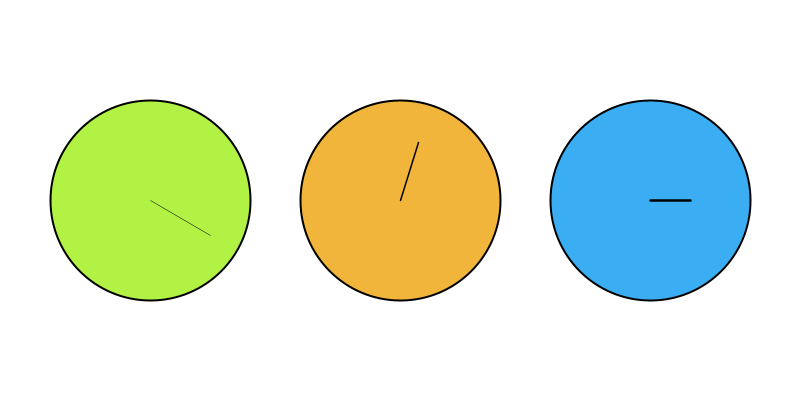
Frame 1 (no input)
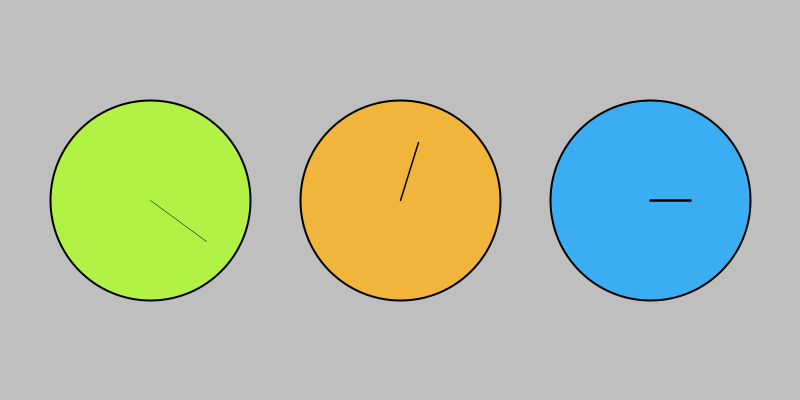
Frame 60 (the mouse pressed at the canvas centre just before this capture)
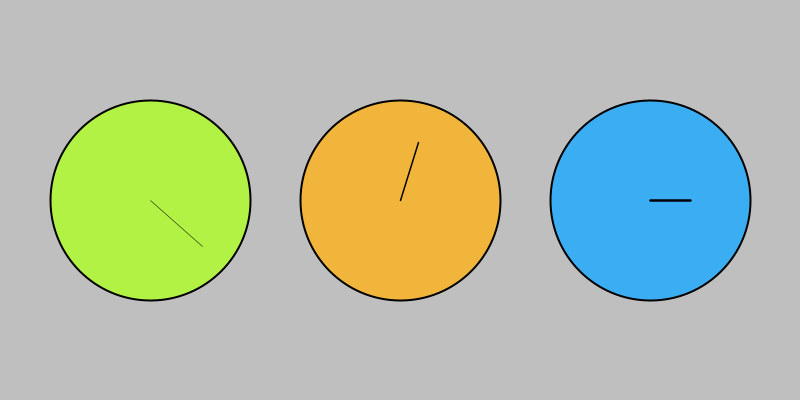
Frame 120 (the mouse held since frame 60 and released just before this capture)

The Processing sketch that drew these frames (run headless with seeded random() and noise(); from frame 60 on, the mouse is pressed at the canvas centre):

// Processing sketch: processing_96355
// ── processing_96355.pde

int s,m,h; 
int a,b,c;
float rojo=255,azul=255,verde=255;
void setup (){
  size (800,400);
    background(255,255,255);
}

void draw(){
  background(rojo,verde,azul);
  
  azul=map(h,0,12,255,0);
  rojo=map(h,0,12,255,0);
  verde=map(h,0,12,255,0);  
 
  //carátula del reloj
  pushMatrix();//Círculo en medio.
  translate(width/2,height/2);
  fill(242,181,59);
  strokeWeight(2);
  ellipse(0,0,200,200);
  s=second();
  m=minute();
  h=hour();
  if(h>=12){
    h=h-12;
  }  
  //Minutos
  pushMatrix();
  rotate(radians(6*m));
  strokeWeight(1.5);
  line(0,0,0,-60);
  popMatrix();
  popMatrix();
  
  pushMatrix();//Círculo Izq.
  translate((width/2)-250,height/2);
  fill(177,242,69);
  strokeWeight(2);
  ellipse(0,0,200,200);
  
  //Segundos
  pushMatrix();
  rotate(radians(6*s));
  strokeWeight(.5);
  line(0,0,0,-70);
  popMatrix();
  popMatrix();
  
  pushMatrix();//Círculo Der.
  translate((width/2)+250,height/2);
  fill(59,173,242);
  strokeWeight(2);
  ellipse(0,0,200,200);
  
  //Hora
  pushMatrix();
  rotate(radians(30*h));
  strokeWeight(2.5);
  line(0,0,0,-40);
  popMatrix();
  popMatrix();
 
}
 
